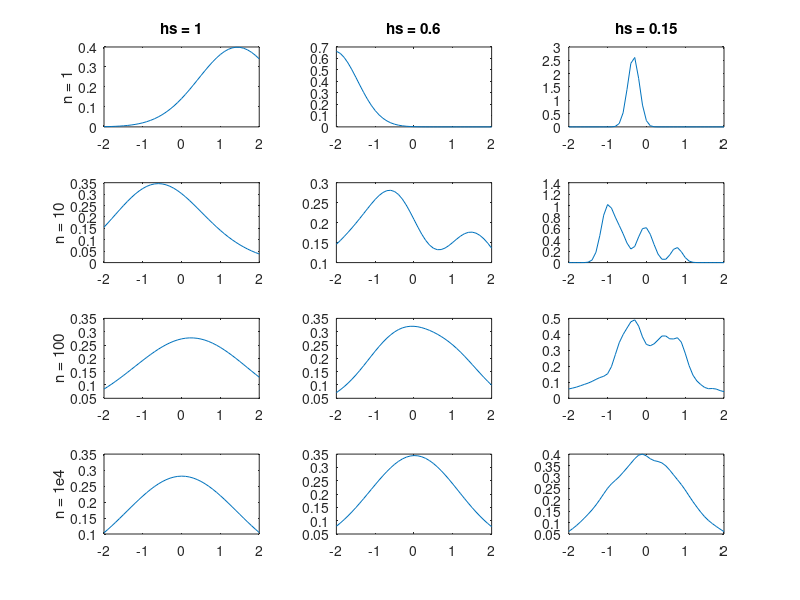
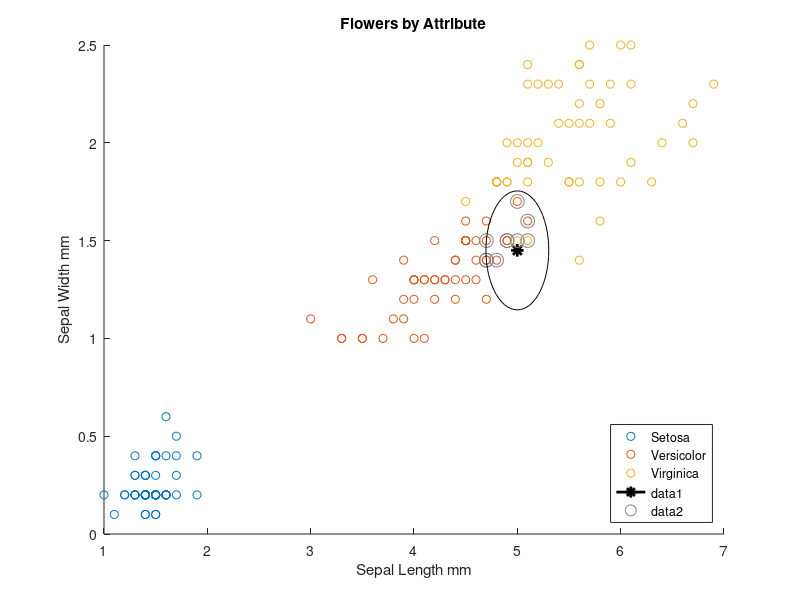

Source code (MATLAB) for these figures, in order: (Note: this script raises an error after producing the figures.)
function foo = parzen_window_gaussian()
load iris;

hs = [1 0.6 0.15]; % this parameter controls the window width h_n 
n = [1 10 100 1e4]; % total number of samples 
% Indicate which subplot to plot
count = 1;


% Combination of each n versus each hs
for indexOfN = 1:length(n)
	for indexOfHs = 1:length(hs)
        x = [-2:0.1:2]; % this is your vector of observations x 
        len_x = length(x);
        samples = random('normal',0,1,n(indexOfN),1);
        for i = 1: len_x       
                % Utilized matlab syntax to substrach each point in the
                % sample from a single x 
                u= (x(i) - samples)/hs(indexOfHs);
                phi = (1/sqrt(2*pi))*exp(-(u.^2)/2);
                
                Function = (1/hs(indexOfHs)) * phi;
                % No need to use symsum function. Just use sum should be
                % fine Since it act the same way
                parzen = (1/n(indexOfN)) *sum(Function);
                % Does not have the /n because parzen variable already did
                % that
                p_estimate(i) = parzen;
        end
        % Specify how many row, columns and which index to plot
        subplot(length(n),length(hs),count)
        count = count +1;
        plot(x,p_estimate)
      
        if(indexOfN == 1 && indexOfHs == 1)
            ylabel('n = 1');
            title('hs = 1');
        elseif(indexOfN == 2 && indexOfHs == 1)
            ylabel('n = 10');
        elseif(indexOfHs == 2 && indexOfN == 1)
            title('hs = 0.6');
        elseif(indexOfN == 3 && indexOfHs == 1)
            ylabel('n = 100');
        elseif(indexOfHs == 3 && indexOfN == 1)
            title('hs = 0.15');
        elseif(indexOfN == 4 && indexOfHs == 1)
            ylabel('n = 1e4');
        end

    end
end




% This part utilized the KNN. This is just 1 part of the lab. There is
% another .m file that also used this but with the combinations of
% different features



figure;
% Get all the data into a variable after loading the iris data set
X = vertcat(setosa(:,:), versicolor(:,:),virginica(:,:));

% Selecting the 3rd and 4th features
x_sepal = X(:,3:4);
% Getting the tag
% 1 is setosa, 2 is versicolor, 3 is virginica
species = ones(150,1);
species(1:50,1) = 1;
species(51:100,1) = 2;
species(101:150) = 3;

% Plot all the flowers by their attributes and group them together 
gscatter(x_sepal(:,1), x_sepal(:,2), species); 
title('Flowers by Attribute');
xlabel('Sepal Length mm');
ylabel('Sepal Width mm');
legend('Setosa','Versicolor','Virginica','Location','southeast');



% Plot new observation
new_observation = [5 1.45]; 


line(new_observation(1),new_observation(2),'marker','*','color','k','markersize',9,'linewidth',2);
   
% Use KNN to find 10 neighbors
[n, d] = knnsearch(x_sepal, new_observation, 'k', 10, 'distance', 'euclidean');
line(x_sepal(n,1), x_sepal(n,2),'color',[.5 .5 .5],'marker','o','linestyle','none','markersize',10); 

x_sepal(n, :);
species(n); 

% Percentage that they belong to this species ?

tabulate(species(n))


ctr = new_observation - d(end); 

diameter = 2*d(end); 

% Draw a circle around the 10 nearest neighbors. 

h = rectangle('position',[ctr,diameter,diameter],'curvature',[1 1]); 

h.LineStyle = ':'; 

hold off;


% Default value 
foo = 0









 
		


    